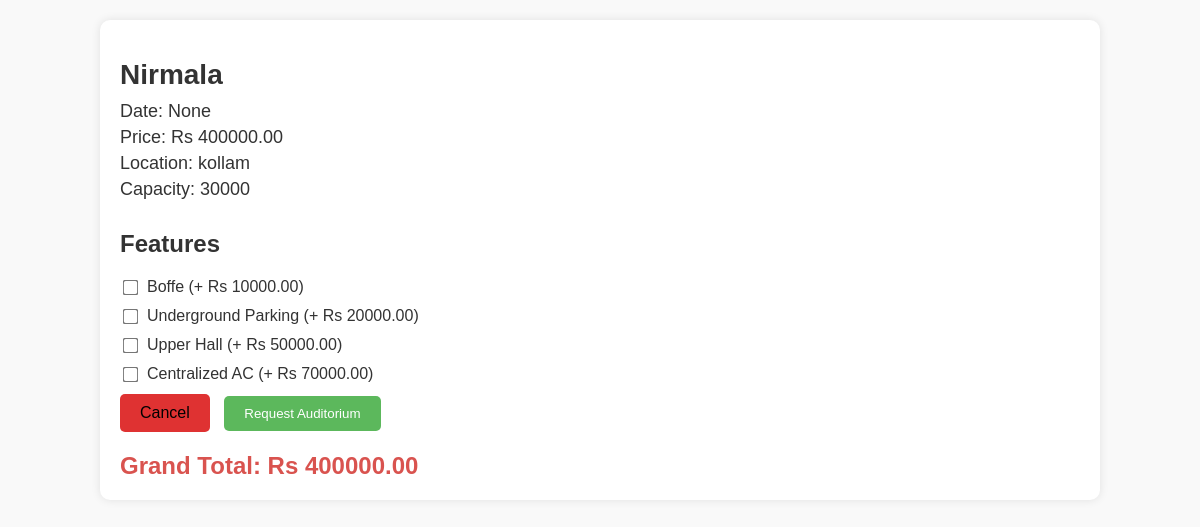
Screenshot of /auditorium/2/details/ (signed in) with the database file from the repository.
### auditorium/models.py (models this page shows, shortened)
class Auditorium(models.Model):
    user = models.ForeignKey(User, on_delete=models.CASCADE)
    location = models.CharField(max_length=255)
    capacity = models.IntegerField()
    features = models.ManyToManyField('Feature', related_name='auditoriums', blank=True)
    price = models.DecimalField(max_digits=10, decimal_places=2)
    images = models.ImageField(upload_to='auditorium_images/', blank=True, default='../static/images/blue_mac2.jpg')
    approved = models.BooleanField(default=False)  # Ensure this field exists

class User(AbstractBaseUser, PermissionsMixin):
    username = models.CharField(max_length=150, unique=True)
    email = models.EmailField(unique=True)
    role = models.CharField(max_length=50, blank=True, null=True)
    is_staff = models.BooleanField(default=False)
    is_active = models.BooleanField(default=True)
    groups = models.ManyToManyField(Group, related_name='custom_user_groups')
    user_permissions = models.ManyToManyField(Permission, related_name='custom_user_permissions')
    objects = CustomUserManager()
    USERNAME_FIELD = 'email'
    REQUIRED_FIELDS = ['username']

class Feature(models.Model):
    name = models.CharField(max_length=255)
    amount = models.DecimalField(max_digits=10, decimal_places=2)
    auditorium = models.ForeignKey(Auditorium, related_name='auditorium_features', on_delete=models.CASCADE)

### auditorium/views.py (the view, shortened to what this page needs)
# urls.py: path('auditorium/<int:auditorium_id>/details/', views.auditorium_details, name='auditorium_details'),
@login_required
def auditorium_details(request, auditorium_id):
    auditorium = get_object_or_404(Auditorium, id=auditorium_id)
    features = auditorium.auditorium_features.all()
    date = request.GET.get('date')  # Fetch the date from URL query parameters
    context = {
        'auditorium': auditorium,
        'features': features,
        'date': date
    }
    return render(request, 'auditorium_details.html', context)

### auditorium/templates/auditorium_details.html (shortened to what this page needs)
<!DOCTYPE html>
<html lang="en">
<head>
</head>
<body>
    <div class="container">
        <h1>{{ auditorium.user.username }}</h1>
        <p>Date: <span id="selected-date">{{ date }}</span></p>
        <p>Price: Rs <span id="base-price">{{ auditorium.price }}</span></p>
        <p>Location: {{ auditorium.location }}</p>
        <p>Capacity: {{ auditorium.capacity }}</p>
        <form method="POST" action="{% url 'auditorium_details' auditorium.id %}">
            <div class="btn-container">
                <h2>Features</h2>
                <div id="features">
                    {% for feature in features %}
                    <div class="feature-checkbox" >
                        <input type="checkbox" id="feature-{{ feature.id }}" data-amount="{{ feature.amount }}" name="features" value="{{ feature.id }}">
                        <label for="feature-{{ feature.id }}">{{ feature.name }} (+ Rs {{ feature.amount }})</label>
                    </div>
                    {% endfor %}
                </div>
                <a class="back-btn" href="{% url 'user_index' %}">Cancel</a>
                <button type="submit" class="request-btn">Request Auditorium</button>
            </div>
        </form>
        <div class="final-price">
            Grand Total: Rs <span id="final-price">{{ auditorium.price }}</span>
        </div>
    </div>
</body>
</html>

### auditorium/templates/auditorium_details.html (style rules this page uses)
body { font-family: Arial, sans-serif; margin: 0; padding: 0; background-color: #f9f9f9; color: #333; }
.container { width: 80%; margin: 20px auto; background-color: #fff; padding: 20px; border-radius: 10px; box-shadow: 0 0 10px rgba(0, 0, 0, 0.1); }
h1 { font-size: 28px; margin-bottom: 10px; }
h2 { font-size: 24px; margin-top: 30px; }
p { font-size: 18px; margin: 5px 0; }
.feature-checkbox { margin: 10px 0; display: flex; align-items: center; }
.feature-checkbox input { margin-right: 10px; transform: scale(1.2); }
.final-price { font-weight: bold; font-size: 24px; margin-top: 20px; color: #d9534f; }
.btn-container { margin-top: 20px; }
.back-btn { display: inline-block; background: #df3232; color: #000000; padding: 10px 20px; text-decoration: none; border: none; border-radius: 5px; cursor: pointer; margin-right: 10px; }
.request-btn { display: inline-block; background: #5cb85c; color: #fff; padding: 10px 20px; text-decoration: none; border: none; border-radius: 5px; cursor: pointer; }

### rows the page displays
Auditorium: user.username "Nirmala", price "400000.00", location "kollam", capacity "30000"
Feature: name "Boffe", amount "10000.00"
Feature: name "Underground Parking", amount "20000.00"
Feature: name "Upper Hall", amount "50000.00"
Feature: name "Centralized AC", amount "70000.00"

### other values shown
{{ date }} "None"
